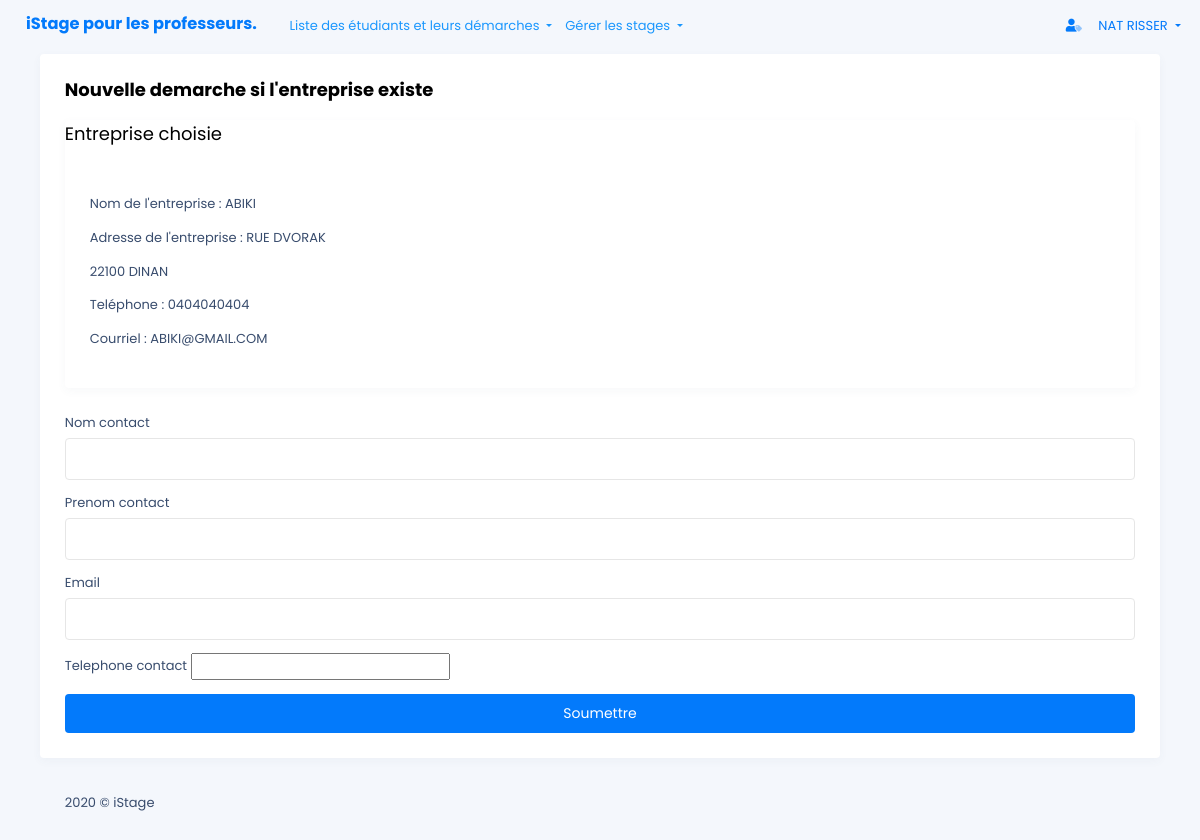
/front_end/creer_contact.php?id=4 (signed in), run on the app's committed database.
### tables this page shows
CREATE TABLE IF NOT EXISTS `entreprise` (
  `ID_ENTREPRISE` smallint NOT NULL AUTO_INCREMENT,
  `NOM_ENTREPRISE` char(32) NOT NULL,
  `ADRESSE_ENTREPRISE` char(255) NOT NULL,
  `CP_ENTREPRISE` char(5) NOT NULL,
  `VILLE_ENTREPRISE` char(32) NOT NULL,
  `TEL_ENTREPRISE` char(10) NOT NULL,
  `EMAIL_ENTREPRISE` char(32) NOT NULL,
  `REFUS_ANNEESIO1` tinyint(1) NOT NULL DEFAULT '0',
  `REFUS_ANNEE_SIO2` tinyint(1) NOT NULL DEFAULT '0',
  PRIMARY KEY (`ID_ENTREPRISE`)
);

### back_end/recherche_entreprise.php (called while the page is built, shortened)
<?php
$id= $_GET['id'];
$stmt = $db_etudiant->prepare(
    "SELECT  NOM_ENTREPRISE,ADRESSE_ENTREPRISE, CP_ENTREPRISE,
       VILLE_ENTREPRISE,TEL_ENTREPRISE,EMAIL_ENTREPRISE,REFUS_ANNEESIO1
       FROM entreprise
       WHERE ENTREPRISE.ID_ENTREPRISE=:id;"
);
$stmt->bindValue(':id', $id, PDO::PARAM_INT);
$stmt->execute();
$entreprise = $stmt->fetch(PDO::FETCH_BOTH);
?>

### front_end/creer_contact.php (the view, shortened to what this page needs)
<!DOCTYPE html>
<html lang="en">
<?php
    include_once '../includes/header.php';
    include_once '../back_end/recherche_entreprise.php';
?>
<body>
    <?php
    include_once '../includes/barnav.php';
?>
    <div class="lime-container">
        <div class="lime-body">
            <div class="container">
                <div class="row">
                    <div class="col-md-12">
                        <div class="card">
                            <div class="card-body">
                                <h5 class="card-title">Nouvelle demarche si l'entreprise existe</h5>
                                <div class="card">
                                    <p class="card-title">Entreprise choisie</p>
                                    <div class="card-body">
                                        <p class="card-text">Nom de l'entreprise :
                                            <?php echo $entreprise['NOM_ENTREPRISE'];?></p>
                                        <p class="card-text">Adresse de l'entreprise :
                                            <?php echo $entreprise['ADRESSE_ENTREPRISE'];?></p>
                                        <p class="card-text">
                                            <?php echo $entreprise['CP_ENTREPRISE'].' '
                                            .$entreprise['VILLE_ENTREPRISE'];?></p>
                                        <p class="card-text">Teléphone :
                                            <?php echo $entreprise['TEL_ENTREPRISE'];?></p>
                                        <p class="card-text"> Courriel :
                                            <?php echo $entreprise['EMAIL_ENTREPRISE'];?></p>
                                    </div>
                                </div>
                                <form method="POST" id="creer_contact" name="creer_contact" class="mt-4">
                                    <div class="form-group">
                                        <label for="nom">Nom contact</label>
                                        <input type="text" class="form-control" id="nom" name="nom" maxlength="32" required>
                                    </div>
                                    <div class="form-group">
                                        <label for="prenom">Prenom contact</label>
                                        <input type="text" class="form-control " id="prenom" name="prenom" maxlength="32" required>
                                    </div>
                                    <div class="form-group">
                                        <label for="email">Email</label>
                                        <input type="text" class="form-control" id="email" name="email" maxlength="32" size="32" required>
                                    </div>
                                    <div class="form-group">
                                        <label for="tel">Telephone contact</label>
                                        <input type="tel" id="tel" name="tel" maxlength="10" required>
                                    </div>
                                    <div class="mt-3">
                                        <button type="submit" name="creer_contact" id="creer_contact" class="btn btn-block btn-primary btn-lg">Soumettre</button>
                                    </div>
                                </form>
                            </div>
                        </div>
                    </div>
                </div>
            </div>
        </div>
        <div class="lime-footer">
            <div class="container">
                <div class="row">
                    <div class="col-md-12">
                        <span class="footer-text">2020 © iStage</span>
                    </div>
                </div>
            </div>
        </div>
    </div>
</body>
</html>

### assets/css/custom.css (style rules this page uses)
body { font-size: 1rem; font-family: Roboto, sans-serif; font-weight: initial; line-height: normal; -webkit-font-smoothing: antialiased }
.h1, .h2, .h3, .h4, .h5, .h6, h1, h2, h3, h4, h5, h6 { font-weight: 700 }
label { line-height: 1.3rem }
.h5, h5 { font-size: 1rem }
body, html { overflow-x: hidden; padding-right: 0 !important }
* { box-sizing: border-box }

### data on the page
entreprise: NOM_ENTREPRISE "ABIKI", ADRESSE_ENTREPRISE "RUE DVORAK", CP_ENTREPRISE "22100", VILLE_ENTREPRISE "DINAN", TEL_ENTREPRISE "0404040404", EMAIL_ENTREPRISE "ABIKI@GMAIL.COM"

### other printed values
$_SESSION['prenom'] "NAT"
$_SESSION['nom'] "RISSER"
